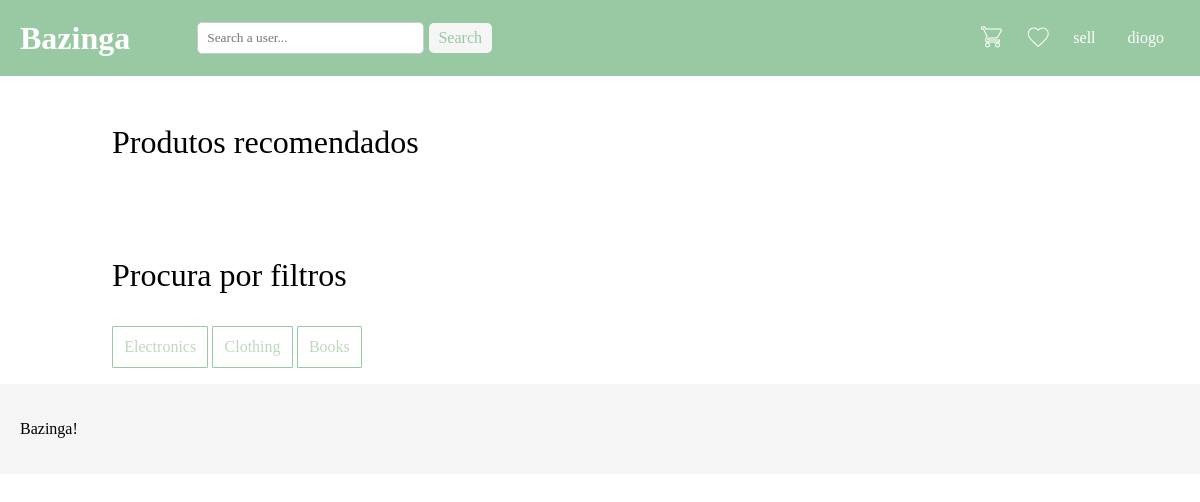
The page / (signed in) on the database its author committed.
### tables this page shows
CREATE TABLE productCategory (
   categoryID INTEGER PRIMARY KEY,
   name VARCHAR
);

### index.php (called while the page is built, shortened)
<?php
   require_once('templates/footer.tl.php');
   require_once('templates/header.tl.php');
   require_once('templates/article.tl.php');
   require_once('templates/filter.tl.php');
   require_once('database/articles.php');
   require_once('database/filters.php');
   $db = getDatabaseConnection();
   $filters = getAllCategories($db);
   printFiltersSection($filters);
?>

### database/filters.php (called while the page is built, shortened)
<?php
   function getAllCategories($db){
      $stmt = $db->prepare(
         "SELECT * FROM productCategory"
      );
      $stmt->execute();
      $categories = $stmt->fetchAll();
      return $categories;
   }
?>

### templates/filter.tl.php (the view, shortened to what this page needs)
<?php
   function printFilterButton($filter){
?>
   <button class="filter-btn" onclick="updateArticles('<?=$filter['categoryID']?>')"><?= $filter['name'] ?></button>
<?php
   }
?>
<?php
   function printFiltersSection($filters){
?>
   <div class="product-section">
      <h3 class="products-title">Procura por filtros</h3>
      <section>
         <?php
            foreach($filters as $filter){
               printFilterButton($filter);
            }
         ?>
      </section>
   </div>
<?php
   }
?>

### css/navbar.css (style rules this page uses)
body { margin: 0; font-family: Arial, sans-serif; }

### css/landing.css (style rules this page uses)
* { font-family: Georgia, 'Times New Roman', Times, serif }
.product-section { padding: 1em 7em; }
.products-title { font-size: xx-large; font-weight: normal; }
.filter-btn { padding: 0.7em; font-size: 16px; color: #BFD8BD; border: 1px solid #98C9A3; border-radius: 1px; background-color: white; }

### css/wishlist.css (style rules this page uses)
* { font-family: Georgia, 'Times New Roman', Times, serif }

### css/cart.css (style rules this page uses)
* { box-sizing:border-box }
* { font-family: Georgia, 'Times New Roman', Times, serif }

### rows shown on the page
productcategory: name "Electronics"
productcategory: name "Clothing"
productcategory: name "Books"

### other values the page prints
$_SESSION['username'] "diogo"
